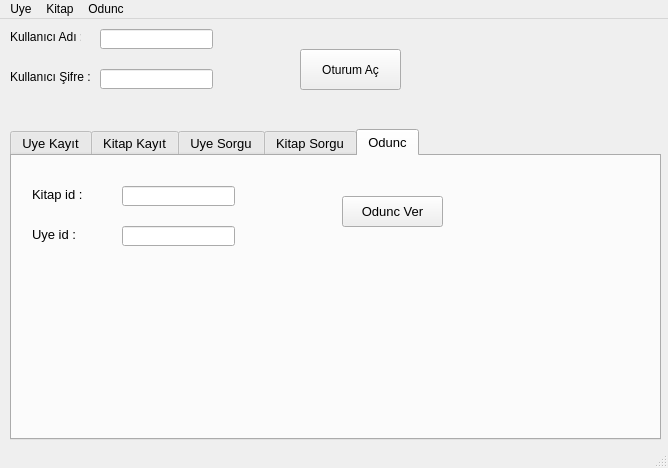
<?xml version="1.0" encoding="UTF-8"?>
<ui version="4.0">
 <class>MainWindow</class>
 <widget class="QMainWindow" name="MainWindow">
  <property name="geometry">
   <rect>
    <x>0</x>
    <y>0</y>
    <width>668</width>
    <height>468</height>
   </rect>
  </property>
  <property name="windowTitle">
   <string>MainWindow</string>
  </property>
  <widget class="QWidget" name="centralWidget">
   <widget class="QTabWidget" name="tabWidget">
    <property name="geometry">
     <rect>
      <x>10</x>
      <y>110</y>
      <width>651</width>
      <height>311</height>
     </rect>
    </property>
    <property name="font">
     <font>
      <pointsize>10</pointsize>
     </font>
    </property>
    <property name="currentIndex">
     <number>4</number>
    </property>
    <widget class="QWidget" name="tab">
     <attribute name="title">
      <string>Uye Kayıt</string>
     </attribute>
    </widget>
    <widget class="QWidget" name="tab_3">
     <attribute name="title">
      <string>Kitap Kayıt</string>
     </attribute>
    </widget>
    <widget class="QWidget" name="tab_2">
     <attribute name="title">
      <string>Uye Sorgu</string>
     </attribute>
    </widget>
    <widget class="QWidget" name="tab_4">
     <attribute name="title">
      <string>Kitap Sorgu</string>
     </attribute>
    </widget>
    <widget class="QWidget" name="tab_5">
     <attribute name="title">
      <string>Odunc</string>
     </attribute>
     <widget class="QLabel" name="label_3">
      <property name="geometry">
       <rect>
        <x>20</x>
        <y>30</y>
        <width>81</width>
        <height>16</height>
       </rect>
      </property>
      <property name="text">
       <string>Kitap id : </string>
      </property>
     </widget>
     <widget class="QLabel" name="label_4">
      <property name="geometry">
       <rect>
        <x>20</x>
        <y>70</y>
        <width>71</width>
        <height>16</height>
       </rect>
      </property>
      <property name="text">
       <string>Uye id : </string>
      </property>
     </widget>
     <widget class="QLineEdit" name="lineEdit_kitapid">
      <property name="geometry">
       <rect>
        <x>110</x>
        <y>30</y>
        <width>113</width>
        <height>20</height>
       </rect>
      </property>
     </widget>
     <widget class="QLineEdit" name="lineEdit_uyeid">
      <property name="geometry">
       <rect>
        <x>110</x>
        <y>70</y>
        <width>113</width>
        <height>20</height>
       </rect>
      </property>
     </widget>
     <widget class="QPushButton" name="pushButton">
      <property name="geometry">
       <rect>
        <x>330</x>
        <y>40</y>
        <width>101</width>
        <height>31</height>
       </rect>
      </property>
      <property name="text">
       <string>Odunc Ver</string>
      </property>
     </widget>
    </widget>
   </widget>
   <widget class="QLabel" name="label">
    <property name="geometry">
     <rect>
      <x>10</x>
      <y>10</y>
      <width>71</width>
      <height>16</height>
     </rect>
    </property>
    <property name="text">
     <string>Kullanıcı Adı : </string>
    </property>
   </widget>
   <widget class="QLabel" name="label_2">
    <property name="geometry">
     <rect>
      <x>10</x>
      <y>50</y>
      <width>81</width>
      <height>16</height>
     </rect>
    </property>
    <property name="text">
     <string>Kullanıcı Şifre : </string>
    </property>
   </widget>
   <widget class="QLineEdit" name="lineEdit_kullaniciadi">
    <property name="geometry">
     <rect>
      <x>100</x>
      <y>10</y>
      <width>113</width>
      <height>20</height>
     </rect>
    </property>
   </widget>
   <widget class="QLineEdit" name="lineEdit_sifre">
    <property name="geometry">
     <rect>
      <x>100</x>
      <y>50</y>
      <width>113</width>
      <height>20</height>
     </rect>
    </property>
   </widget>
   <widget class="QPushButton" name="btn_oturumac">
    <property name="geometry">
     <rect>
      <x>300</x>
      <y>30</y>
      <width>101</width>
      <height>41</height>
     </rect>
    </property>
    <property name="text">
     <string>Oturum Aç</string>
    </property>
   </widget>
  </widget>
  <widget class="QMenuBar" name="menuBar">
   <property name="geometry">
    <rect>
     <x>0</x>
     <y>0</y>
     <width>668</width>
     <height>21</height>
    </rect>
   </property>
   <widget class="QMenu" name="menuGiri">
    <property name="title">
     <string>Uye</string>
    </property>
    <addaction name="action_ye_Kay_t"/>
    <addaction name="action_ye_Sorgu"/>
   </widget>
   <widget class="QMenu" name="menuKitap">
    <property name="title">
     <string>Kitap</string>
    </property>
    <addaction name="actionKitap_KAy_t"/>
    <addaction name="actionKitap_Sorgu"/>
   </widget>
   <widget class="QMenu" name="menuOdunc">
    <property name="title">
     <string>Odunc</string>
    </property>
    <addaction name="actionOdunc_Ver"/>
    <addaction name="actionOdunc_Al"/>
   </widget>
   <addaction name="menuGiri"/>
   <addaction name="menuKitap"/>
   <addaction name="menuOdunc"/>
  </widget>
  <widget class="QStatusBar" name="statusBar"/>
  <action name="action_ye_Kay_t">
   <property name="text">
    <string>Uye Kayit</string>
   </property>
  </action>
  <action name="action_ye_Sorgu">
   <property name="text">
    <string>Uye Sorgu</string>
   </property>
  </action>
  <action name="actionKitap_KAy_t">
   <property name="text">
    <string>Kitap Kayit</string>
   </property>
  </action>
  <action name="actionKitap_Sorgu">
   <property name="text">
    <string>Kitap Sorgu</string>
   </property>
  </action>
  <action name="actionOdunc_Ver">
   <property name="text">
    <string>Odunc Ver</string>
   </property>
  </action>
  <action name="actionOdunc_Al">
   <property name="text">
    <string>Odunc Al</string>
   </property>
  </action>
 </widget>
 <layoutdefault spacing="6" margin="11"/>
 <resources/>
 <connections/>
</ui>
